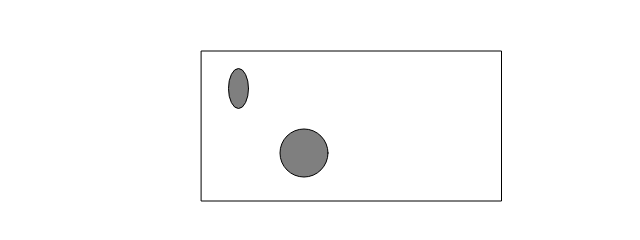
Frame 1 (no input)
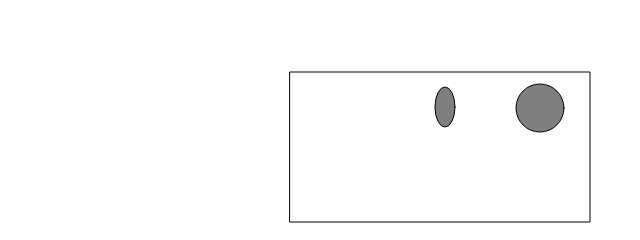
Frame 60 (no input)
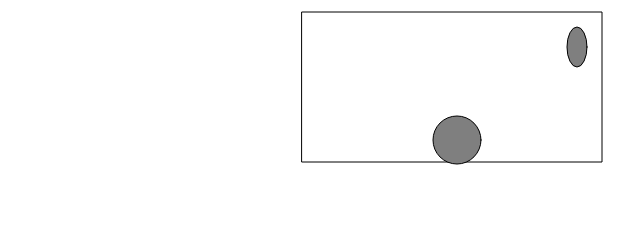
Frame 120 (the mouse pressed at the canvas centre since frame 60)

The p5.js sketch that drew these frames (run headless with seeded random() and noise() and a simulated clock; from frame 60 on, the mouse is pressed at the canvas centre):

// p5.js sketch
// ── sketch.js
let position_b;
let velocity_b;
let size_b;

let position_c;
let velocity_c;
let position_e;
let velocity_e;

function setup() {
  createCanvas(640, 240);

  position_b = createVector(200, 50);
  velocity_b = createVector(1.5, 1);
  size_b = createVector(300, 150);

  position_c = createVector(100,100);
  velocity_c = createVector(2.5, 2);
  position_e = createVector(35, 35);
  velocity_e = createVector(2.0, 2.5);
}

function draw() {
  background(255);

  position_b.add(velocity_b);

  if(position_b.x > width - size_b.x || position_b.x < 0){
    velocity_b.x = velocity_b.x * -1;
  }
  if(position_b.y > height - size_b.y || position_b.y < 0){
    velocity_b.y = velocity_b.y * -1;
  }
  position_c.add(velocity_c);
  position_e.add(velocity_e);
  if(position_c.x > size_b.x - 24 || position_c.x < 24){
    velocity_c.x = velocity_c.x * -1;
  }
  if(position_c.y > size_b.y - 24 || position_c.y < 24){
    velocity_c.y = velocity_c.y * -1;
  }
  if(position_e.x > size_b.x - 20 || position_e.x < 20){
    velocity_e.x = velocity_e.x * -1;
  }
  if(position_e.y > size_b.y - 40 || position_e.y < 40){
    velocity_e.y = velocity_e.y * -1;
  }

  stroke(0);
  noFill();
  rect(position_b.x, position_b.y, size_b.x, size_b.y);

  push();
  translate(position_b.x, position_b.y);
  fill(127);
  circle(position_c.x, position_c.y, 48);
  ellipse(position_e.x, position_e.y, 20, 40);
  pop();
}
